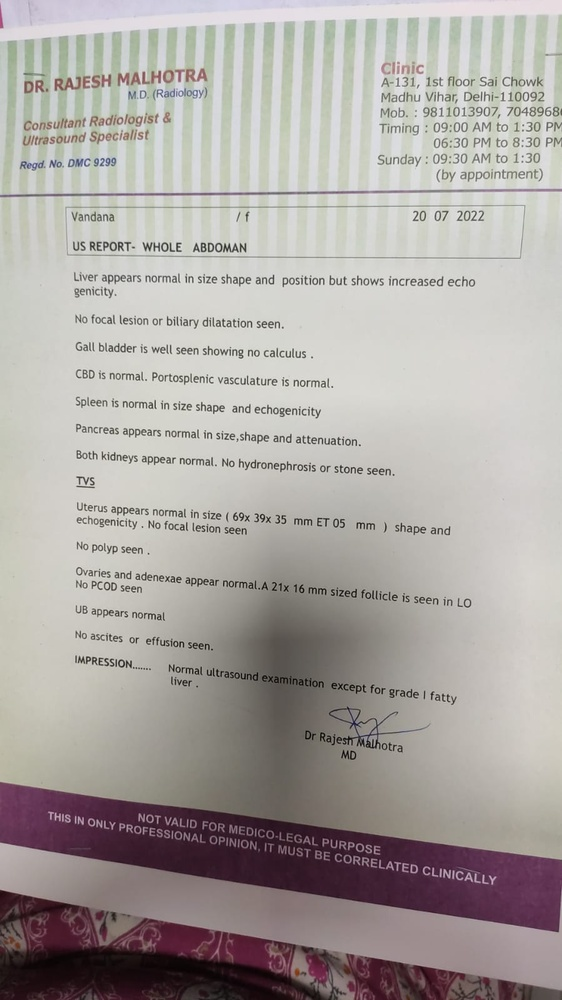
#> input picture images/image (1).jpeg, 562 x 1000 px, shrunk from 899 x 1599 before the run
$ python processing.py
#> lines starting #> are read from the running program, lines starting #| are printed output that depends on the picture; after the words box and inside, x2 and y2 are one past the last pixel; in counts of white or black regions, pixels touching at a corner belong together
import cv2
import numpy as np
import os

def create_temp_directory():
    """Create a temporary directory to store processed images."""
    if not os.path.exists("temp"):
        os.makedirs("temp")

def load_image(image_path):
    """Load the image from the specified path."""
    img = cv2.imread(image_path)
    if img is None:
        print(f"Error: Unable to load image at {image_path}")
    return img

def invert_image(img):
    """Invert the colors of the image."""
    return cv2.bitwise_not(img)

def grayscale(image):
    """Convert the image to grayscale."""
    return cv2.cvtColor(image, cv2.COLOR_BGR2GRAY)

def binarize(image):
    """Convert the grayscale image to binary."""
    adaptive_thresh_image = cv2.adaptiveThreshold(
        image, 255,
        cv2.ADAPTIVE_THRESH_GAUSSIAN_C,
        cv2.THRESH_BINARY,
        11,
        2
    )

    return adaptive_thresh_image

def noise_removal(image):
    """Remove noise from the image."""
    kernel = np.ones((1, 1), np.uint8)
    image = cv2.dilate(image, kernel, iterations=1)
    image = cv2.erode(image, kernel, iterations=1)
    image = cv2.morphologyEx(image, cv2.MORPH_CLOSE, kernel)
    image = cv2.medianBlur(image, 3)
    return image

def apply_dynamic_erosion(image):
    """Dynamically apply erosion based on the number of connected components."""
    # Find connected components in the binary image
    num_labels, labels = cv2.connectedComponents(image)

    # Threshold to decide whether to apply erosion or not
    erosion_applied = False
    if num_labels < 30:  # This threshold can be adjusted based on your data
        print("Applying erosion since connected components are too few.")
        kernel = np.ones((2, 2), np.uint8)
        image = cv2.erode(image, kernel, iterations=1)
        erosion_applied = True
    else:
        print("Skipping erosion, the image seems fine.")

    return image, erosion_applied

def apply_dynamic_dilation(image):
    """Dynamically apply dilation based on the number of connected components."""
    # Find connected components in the binary image
    num_labels, labels = cv2.connectedComponents(image)

    # Boolean flag to track whether dilation was applied
    dilation_applied = False

    # Threshold to decide whether to apply dilation or not
    if num_labels > 100:  # This threshold can be adjusted based on your data
        print("Applying dilation since connected components are too many.")
        kernel = np.ones((2, 2), np.uint8)
        image = cv2.dilate(image, kernel, iterations=1)
        dilation_applied = True
    else:
        print("Skipping dilation, the image seems fine.")

    return image, dilation_applied


def get_skew_angle(cvImage) -> float:
    """Calculate the skew angle of the image."""
    newImage = cvImage.copy()
    gray = cv2.cvtColor(newImage, cv2.COLOR_BGR2GRAY)
    blur = cv2.GaussianBlur(gray, (9, 9), 0)
    thresh = cv2.threshold(blur, 0, 255, cv2.THRESH_BINARY_INV + cv2.THRESH_OTSU)[1]

    kernel = cv2.getStructuringElement(cv2.MORPH_RECT, (30, 5))
    dilate = cv2.dilate(thresh, kernel, iterations=2)

    contours, _ = cv2.findContours(dilate, cv2.RETR_LIST, cv2.CHAIN_APPROX_SIMPLE)
    contours = sorted(contours, key=cv2.contourArea, reverse=True)
    largestContour = contours[0]

    minAreaRect = cv2.minAreaRect(largestContour)
    angle = minAreaRect[-1]
    if angle < -45:
        angle = 90 + angle
    return -1.0 * angle

def rotate_image(cvImage, angle: float):
    (h,w)= cvImage.shape[:2]

    # Check if the image is in portrait mode (height > width)
    if h>w:
        print("Image is in portrait mode (height>width)")
        #Rotate image by 90 degree , rotating landscape mode
        rotate_image= cv2.rotate(cvImage, cv2.ROTATE_90_CLOCKWISE)
        return rotate_image
    else:
        print("Image is in landscape mode (width>height) No rotation needed.")
        return cvImage


def deskew(cvImage):
    """Deskew the image based on its skew angle."""
    angle = get_skew_angle(cvImage)
    return rotate_image(cvImage, -1.0 * angle)

def add_borders(image, border_size=150):
    """Add white borders around the image."""
    color = [255, 255, 255]
    return cv2.copyMakeBorder(image, border_size, border_size, border_size, border_size,
                               cv2.BORDER_CONSTANT, value=color)

def detect_edges(image):

    # Apply GaussianBlur to smooth the image before edge detection
    blurred_image = cv2.GaussianBlur(image, (5, 5), 0)

    # Adaptive thresholding to handle shadows and lighting variation
    adaptive_thresh = cv2.adaptiveThreshold(blurred_image, 255, cv2.ADAPTIVE_THRESH_GAUSSIAN_C,
                                            cv2.THRESH_BINARY_INV, 11, 2)

    # Edge detection with Canny, focusing on prominent edges
    edges = cv2.Canny(adaptive_thresh, 50, 150)

    return edges

def overlay_edges_on_original(original_image, edges):
    """
    Overlay the detected edges on the original image to preserve important information.
    """
    # Convert edges to 3-channel image (so it can be merged with original)
    edges_colored = cv2.cvtColor(edges, cv2.COLOR_GRAY2BGR)

    # Overlay the edges onto the original image by adding them together
    overlay = cv2.addWeighted(original_image, 0.8, edges_colored, 0.5, 0)

    return overlay


def process_image(image_path):
    """Process the image by applying all functions."""
    create_temp_directory()
    img = load_image(image_path)
    if img is None:
        return

    # Step 1: Invert Image
    inverted_image = invert_image(img)
    cv2.imwrite("temp/inverted.jpg", inverted_image)
    print("Inverted image saved as: temp/inverted.jpg\n")

    # Step 2: Grayscale
    gray_image = grayscale(img)
    cv2.imwrite("temp/gray.jpg", gray_image)
    print("Grayscale image saved as: temp/gray.jpg\n")

    # Step 3: Binarization
    binary_image = binarize(gray_image)
    cv2.imwrite("temp/bw_image.jpg", binary_image)
    print("Binary image saved as: temp/bw_image.jpg\n")

    # Step 4: Edge Detection
    edge_detected_image = detect_edges(gray_image)  # Edge detection on the grayscale image
    cv2.imwrite("temp/edge_detected_image.jpg", edge_detected_image)
    print("Edge detected image saved as: temp/edge_detected_image.jpg\n")

    # Step 5: Overlay
    overlaid_image = overlay_edges_on_original(img, edge_detected_image)
    cv2.imwrite("temp/edge_overlay_image.jpg", overlaid_image)
    print("Image with edge overlay saved as: temp/edge_overlay_image.jpg\n")

    # Step 6: Noise Removal
    no_noise = noise_removal(binary_image)
    cv2.imwrite("temp/no_noise.jpg", no_noise)
    print("Noise removed image saved as: temp/no_noise.jpg\n")

    # Step 7: Erode Image
    eroded_image, eroded_applied = apply_dynamic_erosion(no_noise)
    if eroded_applied:  # Save only if erosion was applied
        cv2.imwrite("temp/eroded_image.jpg", eroded_image)
        print("Eroded image saved as: temp/eroded_image.jpg\n")
    else:
        print("Erosion not needed, skipping saving eroded image.\n")

    # Step 8: Dilate Image
    dilated_image, dilation_applied = apply_dynamic_dilation(no_noise)
    if dilation_applied:  # Save only if dilation was applied
        cv2.imwrite("temp/dilated_image.jpg", dilated_image)
        print("Dilated image saved as: temp/dilated_image.jpg\n")
    else:
        print("Dilation not needed, skipping saving dilated image.\n")

    # Step 9: Rotate image
    rotated_image = rotate_image(img, angle=90)
    if rotated_image is not img:  # Save only if rotation was applied
        cv2.imwrite("temp/rotated_image.jpg", rotated_image)
        print("Image rotated and saved as: temp/rotated_image.jpg\n")
    else:
        print("Rotation not needed, image remains unchanged.\n")

    # Step 9: Deskewing
    fixed = deskew(img)
    cv2.imwrite("temp/rotated_fixed.jpg", fixed)
    print("Deskewed image saved as: temp/rotated_fixed.jpg\n")

    # Step 10: Adding Borders
    bordered_image = add_borders(fixed)
    cv2.imwrite("temp/image_with_border.jpg", bordered_image)
    print("Image with borders saved as: temp/image_with_border.jpg\n")

if __name__ == "__main__":
    # Prompt the user for the image path
    print("enter the path :")
    user_image_path = input()
#> the answer given: images/image (1).jpeg
    process_image(user_image_path)
#> in load_image, img is the input picture: shape (1000, 562, 3); mean B, G, R 162.4, 165.8, 171.1
#> in binarize, `adaptive_thresh_image = cv2.adaptiveThreshold( image, 255, cv2.ADAPTIV..`:
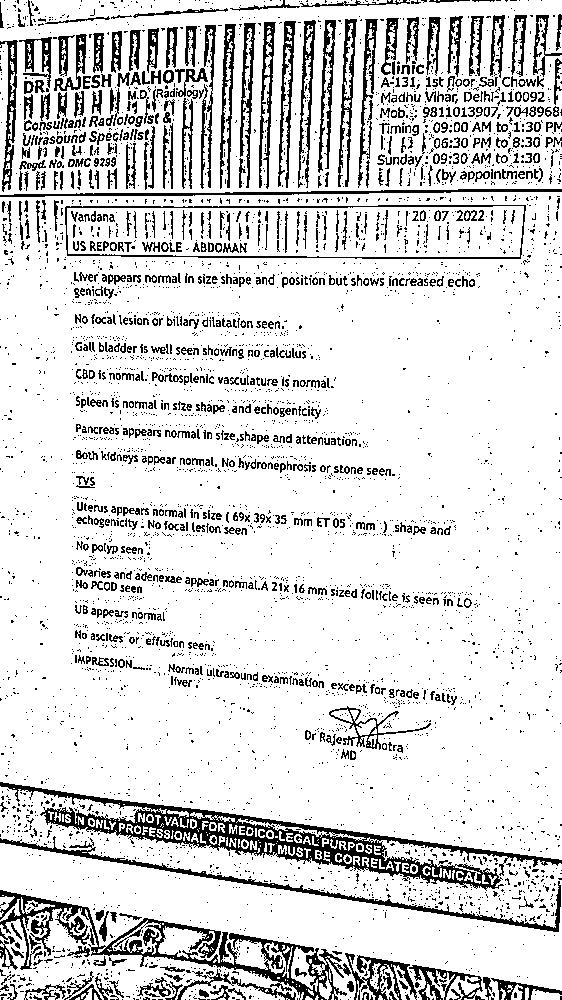
#> adaptive_thresh_image: shape (1000, 562); 85% white; black in thin lines or dots
#> in overlay_edges_on_original, `overlay = cv2.addWeighted(original_image, 0.8, edges_colored, 0.5, 0)`:
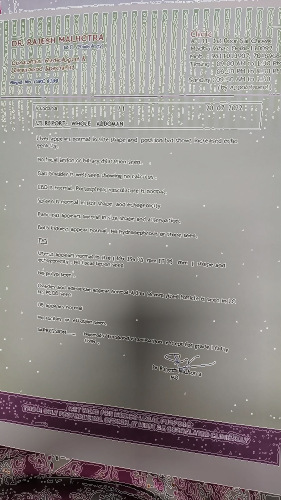
#> overlay: shape (1000, 562, 3) (shown at 1/2 size); mean B, G, R 140, 142.4, 146.8
#> in apply_dynamic_erosion, `num_labels, labels = cv2.connectedComponents(image)`:
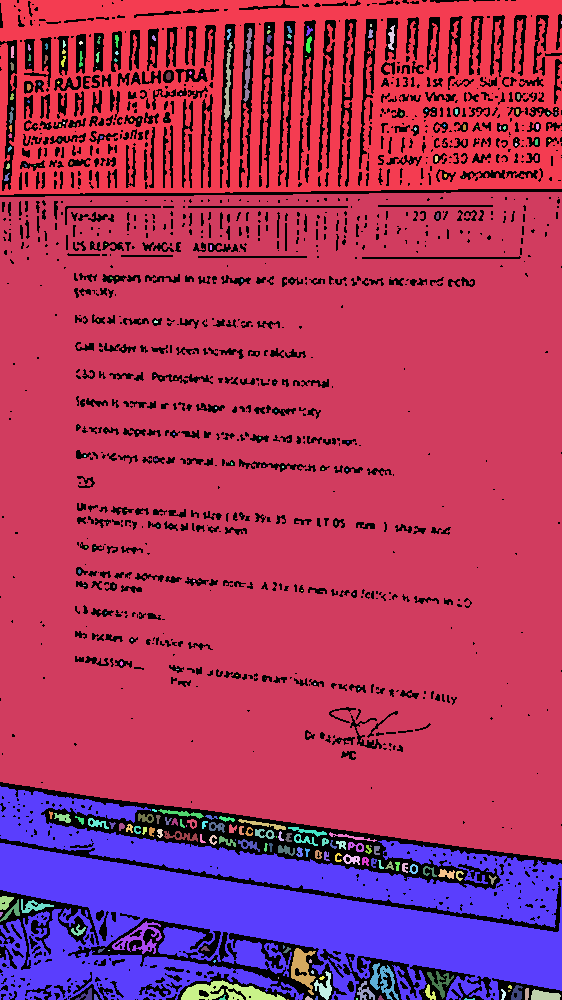
#> labels: shape (1000, 562) int32; 261 distinct labels, from 0 to 260; one colour per label, 0 black
#> in apply_dynamic_erosion, `num_labels, labels = cv2.connectedComponents(image)`: num_labels = 261
#> in process_image, `eroded_image, eroded_applied = apply_dynamic_erosion(no_noise)`: eroded_applied = False
#> in apply_dynamic_dilation, `num_labels, labels = cv2.connectedComponents(image)`: num_labels = 261
#> in apply_dynamic_dilation, `image = cv2.dilate(image, kernel, iterations=1)`:
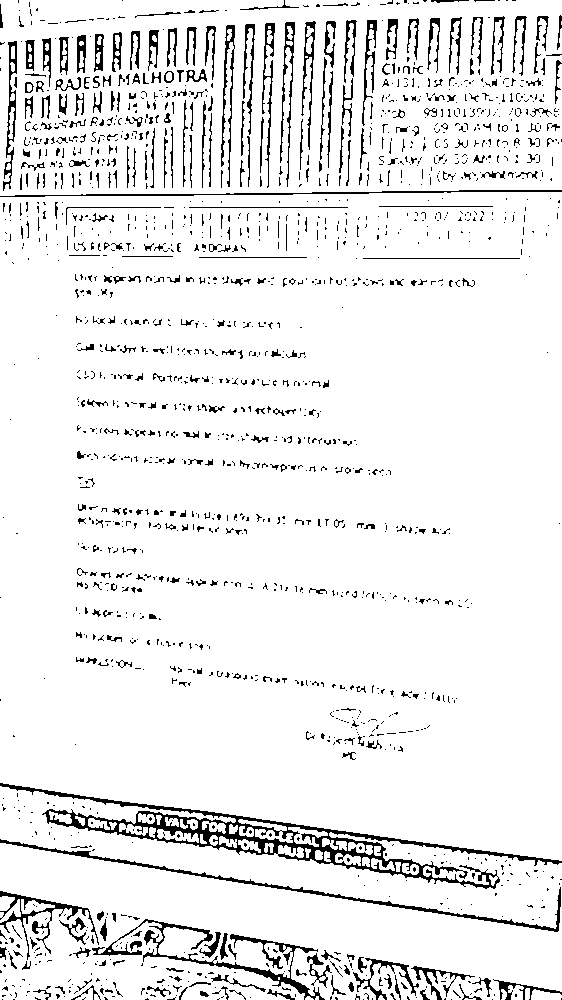
#> image: shape (1000, 562); 92.4% white; black in thin lines or dots
#> in process_image, `dilated_image, dilation_applied = apply_dynamic_dilation(no_noise)`: dilation_applied = True
#> in rotate_image, `rotate_image= cv2.rotate(cvImage, cv2.ROTATE_90_CLOCKWISE)`:
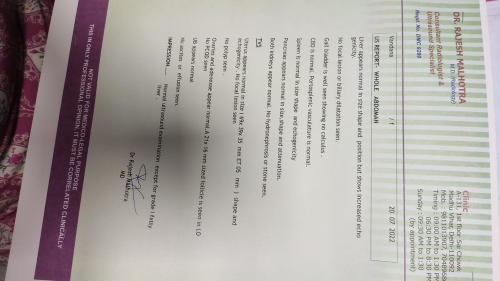
#> rotate_image: shape (562, 1000, 3) (shown at 1/2 size); mean B, G, R 162.4, 165.8, 171.1
#> in get_skew_angle, `dilate = cv2.dilate(thresh, kernel, iterations=2)`:
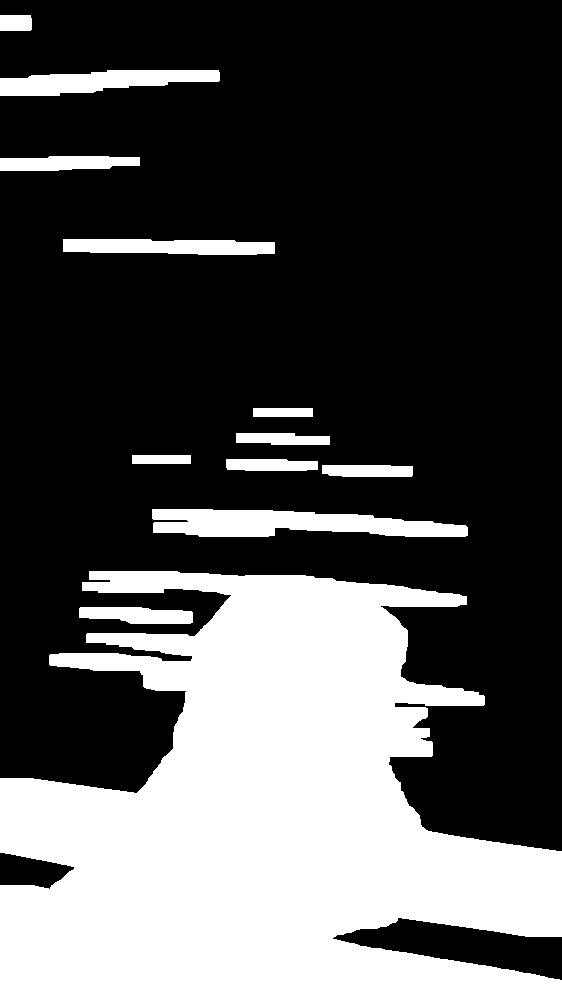
#> dilate: shape (1000, 562); 32% white; 12 white regions
#> in get_skew_angle, `contours, _ = cv2.findContours(dilate, cv2.RETR_LIST, cv2.CHAIN_APPROX..`: contours = 12 contours; largest, box (x1, y1, x2, y2) and area: (0, 571, 562, 1000) 157198, (152, 509, 468, 537) 5936, (0, 70, 220, 96) 3472, (63, 239, 275, 255) 2658, (0, 156, 140, 171) 1586
#> in get_skew_angle, `largestContour = contours[0]`: largestContour = contour of 631 points, box (x1, y1, x2, y2) (0, 571, 562, 1000), area 157198
#> in get_skew_angle, `minAreaRect = cv2.minAreaRect(largestContour)`: minAreaRect = ((280.5, 785), (428, 561), -90)
#> in get_skew_angle, `angle = minAreaRect[-1]`: angle = -90
#> in get_skew_angle, `angle = 90 + angle`: angle = 0
#> in add_borders, `return cv2.copyMakeBorder(image, border_size, border_size, border_size..`:
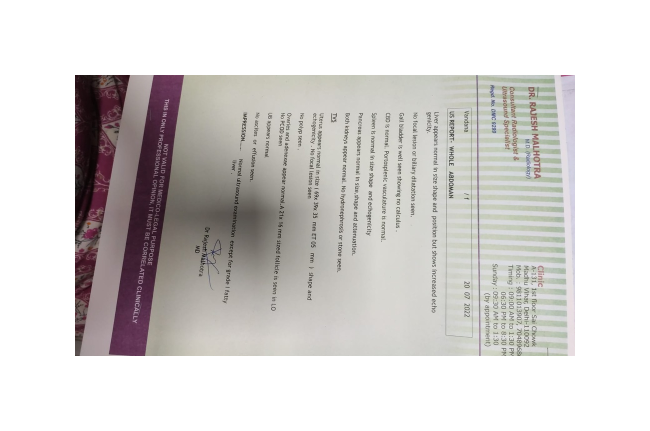
#> returned value: shape (862, 1300, 3) (shown at 1/2 size); mean of channels 0, 1, 2 208.5, 210.3, 212.9; drawn as B, G, R

$ run again, on images/image (12).jpeg
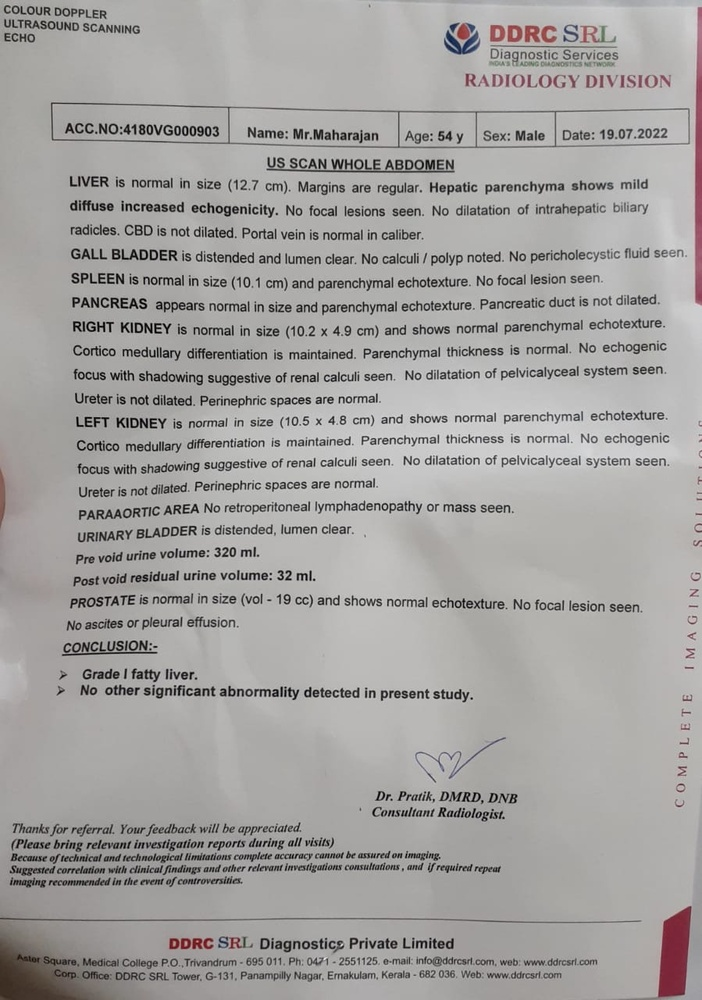
#> input picture images/image (12).jpeg, 702 x 1000 px, shrunk from 899 x 1280 before the run
#> in load_image, img is the input picture: shape (1000, 702, 3); mean B, G, R 160.6, 162.3, 164.2
#> adaptive_thresh_image: shape (1000, 702); 87.2% white; black in thin lines or dots
#> adaptive_thresh: shape (1000, 702); 13.8% white; 894 white regions (202 under 20 px), largest, box (x1, y1, x2, y2) and area: (50, 102, 691, 149) 4332, (0, 917, 642, 924) 1876, (266, 156, 455, 173) 1609
#> edges: shape (1000, 702); 8.1% white in thin lines or dots
#> edges_colored: shape (1000, 702, 3); 8.1% white in thin lines or dots
#> in apply_dynamic_erosion, `num_labels, labels = cv2.connectedComponents(image)`:
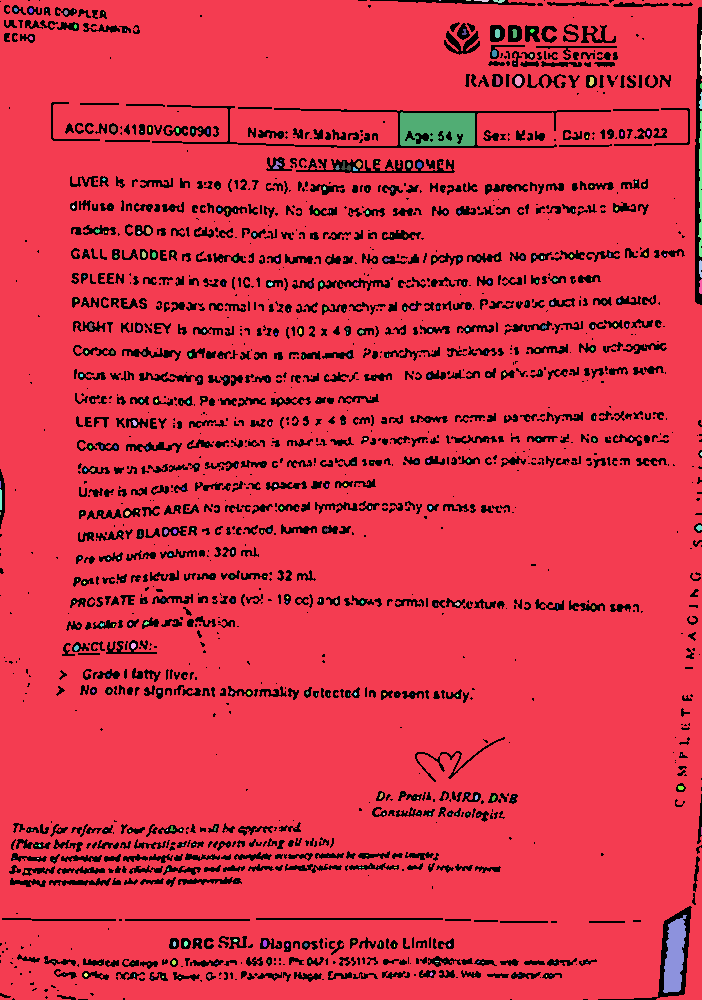
#> labels: shape (1000, 702) int32; 375 distinct labels, from 0 to 374; one colour per label, 0 black
#> in apply_dynamic_erosion, `num_labels, labels = cv2.connectedComponents(image)`: num_labels = 375
#> eroded_applied = False
#> in apply_dynamic_dilation, `num_labels, labels = cv2.connectedComponents(image)`: num_labels = 375
#> dilation_applied = True
#> thresh: shape (1000, 702); 18% white; 426 white regions (76 under 20 px), largest, box (x1, y1, x2, y2) and area: (6, 837, 502, 890) 13880, (0, 894, 238, 1000) 12231, (634, 906, 693, 1000) 2631
#> dilate: shape (1000, 702); 52.4% white; 5 black regions (2 under 20 px)
#> contours = 32 contours, 1 with area under 20; largest, box (x1, y1, x2, y2) and area: (22, 4, 702, 342) 106981, (0, 818, 628, 1000) 67699, (41, 453, 690, 617) 53001, (44, 362, 695, 456) 38795, (28, 664, 502, 707) 12384
#> largestContour = contour of 512 points, box (x1, y1, x2, y2) (22, 4, 702, 342), area 106981
#> minAreaRect = ((367.1, 182.7), (684.4, 327.5), -2.78)
#> in get_skew_angle, `angle = minAreaRect[-1]`: angle = -2.78
#> in deskew, `angle = get_skew_angle(cvImage)`: angle = 2.78
#> in add_borders, `return cv2.copyMakeBorder(image, border_size, border_size, border_size..`:
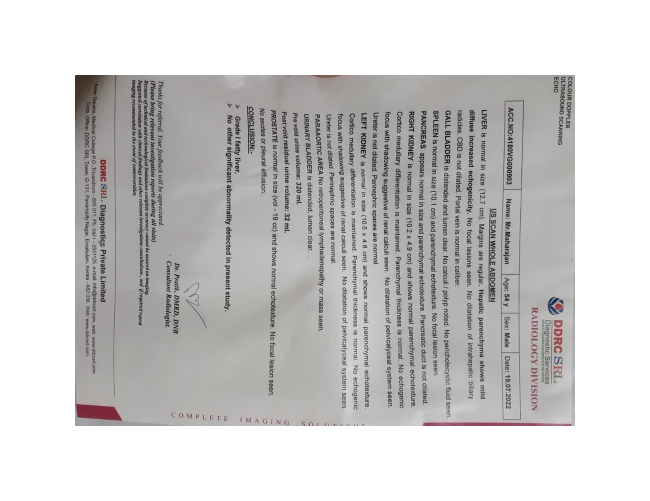
#> returned value: shape (1002, 1300, 3) (shown at 1/2 size); mean of channels 0, 1, 2 204.1, 205, 206.1; drawn as B, G, R
